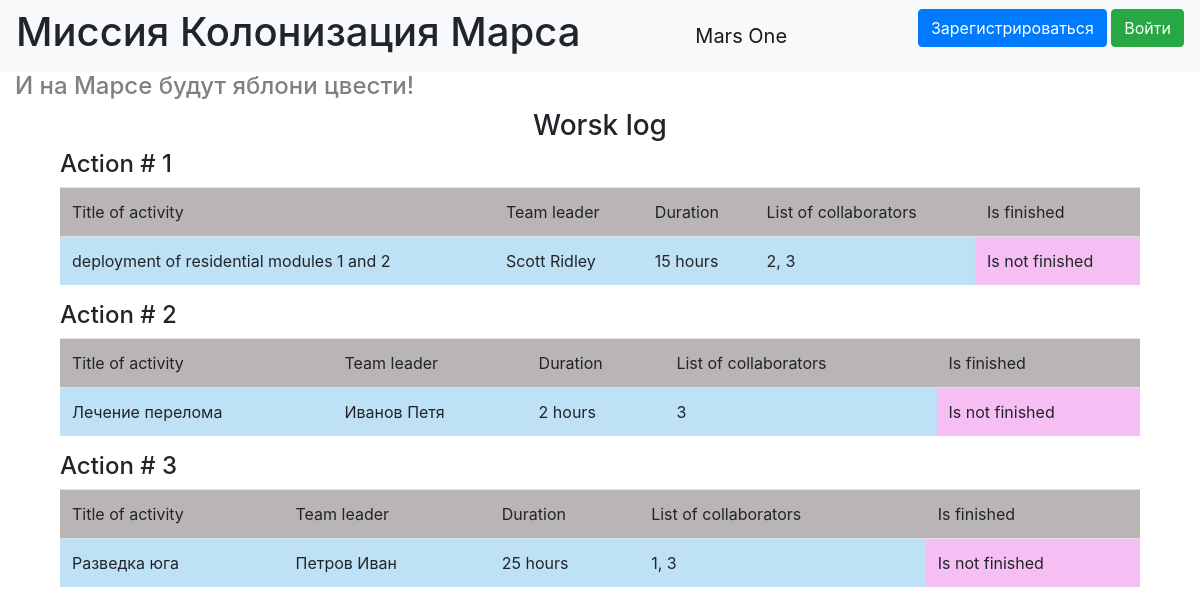
Before: / with the older database file.
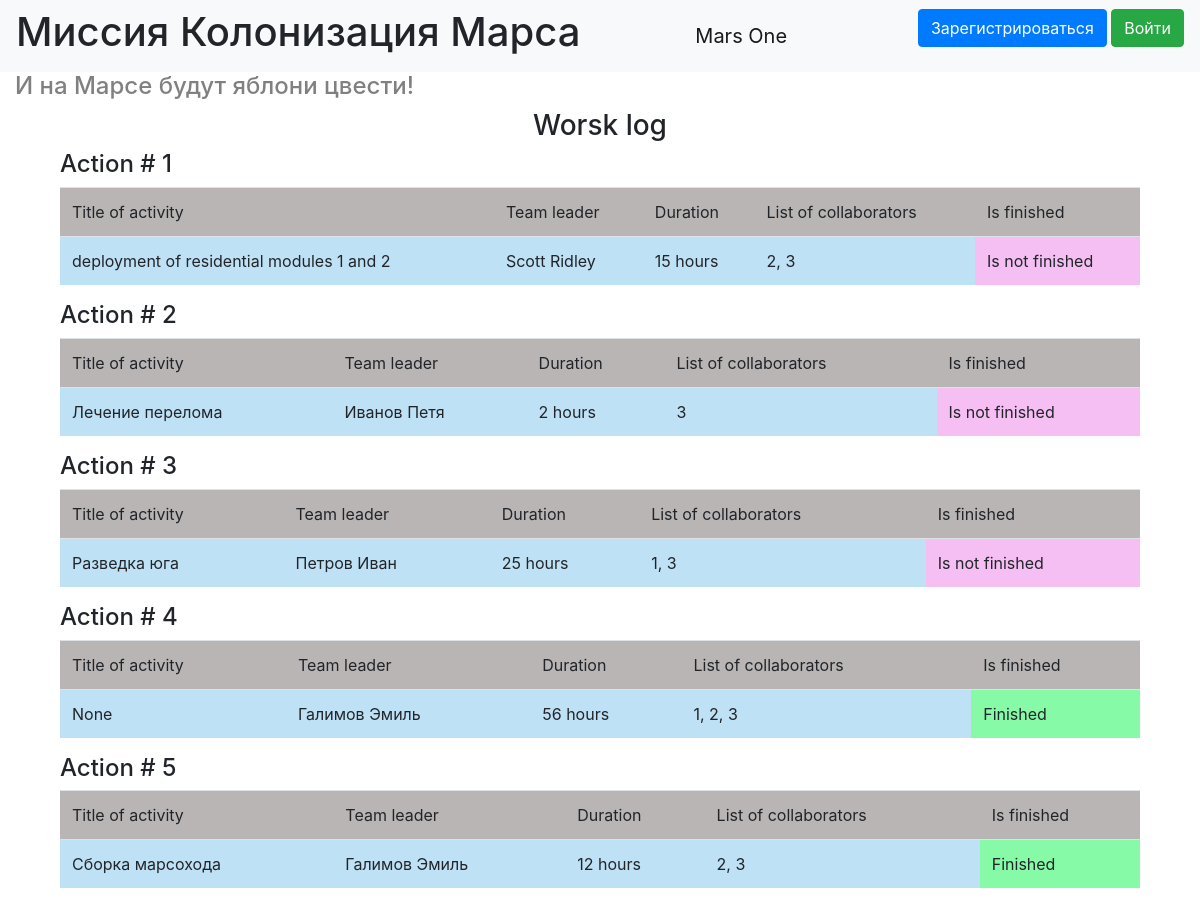
After: the same page with the newer database file.
### data/jobs.py (models this page shows)
class Jobs(SqlAlchemyBase):
    __tablename__ = 'jobs'
    id = sqlalchemy.Column(sqlalchemy.Integer,
                           primary_key=True, autoincrement=True)
    team_leader = sqlalchemy.Column(sqlalchemy.Integer,
                                    sqlalchemy.ForeignKey("users.id"))
    job = sqlalchemy.Column(sqlalchemy.String, nullable=True)
    work_size = sqlalchemy.Column(sqlalchemy.Integer, nullable=True)
    collaborators = sqlalchemy.Column(sqlalchemy.String, nullable=True)
    start_date = sqlalchemy.Column(sqlalchemy.Date, nullable=True)
    end_date = sqlalchemy.Column(sqlalchemy.Date, nullable=True)
    is_finished = sqlalchemy.Column(sqlalchemy.Boolean, nullable=True)
    user = orm.relation('User')

### data/users.py (models this page shows, shortened)
class User(SqlAlchemyBase, UserMixin):
    __tablename__ = 'users'
    id = sqlalchemy.Column(sqlalchemy.Integer,
                           primary_key=True, autoincrement=True)
    surname = sqlalchemy.Column(sqlalchemy.String, nullable=True)
    name = sqlalchemy.Column(sqlalchemy.String, nullable=True)
    age = sqlalchemy.Column(sqlalchemy.Integer, nullable=True)
    position = sqlalchemy.Column(sqlalchemy.String, nullable=True)
    speciality = sqlalchemy.Column(sqlalchemy.String, nullable=True)
    address = sqlalchemy.Column(sqlalchemy.String, nullable=True)
    email = sqlalchemy.Column(sqlalchemy.String,
                              index=True, unique=True, nullable=True)
    hashed_password = sqlalchemy.Column(sqlalchemy.String, nullable=True)
    modified_date = sqlalchemy.Column(sqlalchemy.DateTime, default=datetime.datetime.now)
    jobs = orm.relation("Jobs", back_populates='user')

### main.py (the view)
@app.route('/')
def job_list():
    db_sess = db_session.create_session()
    jobs = db_sess.query(Jobs)
    return render_template('index.html', jobs=jobs, title='Журнал работ')

### data/db_session.py (called while the page is built)
def create_session() -> Session:
    global __factory
    return __factory()

### templates/index.html (shortened to what this page needs)
{% extends "base.html" %}
{% block navbar_cont %}
    <h1>Миссия Колонизация Марса</h1>
{% endblock %}
{% block content %}
    {% set lab = "Action #" %}
    <h4 class="grey">И на Марсе будут яблони цвести!</h4>
    <h3 class="works-title">Worsk log</h3>
    <div class="all-jobs-table">
    {% for item in jobs %}
    <div class="jobs-table">
        <h4>{{lab}} {{loop.index}}</h4>
        <table class="table">
          <thead>
            <tr>
              <td scope="col" class="table-head-grey">Title of activity</td>
              <td scope="col" class="table-head-grey">Team leader</td>
              <td scope="col" class="table-head-grey">Duration</td>
              <td scope="col" class="table-head-grey">List of collaborators</td>
              <td scope="col" class="table-head-grey">Is finished</td>
            </tr>
          </thead>
          <tbody>
            <tr>
              <td scope="row" class="table-body-blue">{{item.job}}</td>
              <td class="table-body-blue">{{item.user.surname}} {{item.user.name}}</td>
              <td class="table-body-blue">{{item.work_size}} hours</td>
              <td class="table-body-blue">{{item.collaborators}}</td>
              {% if item.is_finished == 0 %}
              <td class="table-body-pink">Is not finished</td>
              {% else %}
                <td class="table-body-green">Finished</td>
              {% endif %}
            </tr>
          </tbody>
        </table>
    </div>
    {% endfor %}
    </div>
{% endblock %}

### templates/base.html (shortened to what this page needs)
<!doctype html>
<html lang="en">
<head>
    <link rel="stylesheet"
          href="https://stackpath.bootstrapcdn.com/bootstrap/4.4.1/css/bootstrap.min.css"
>
    <link rel="stylesheet" type="text/css" href="{{url_for('static', filename='css/style.css')}}" />
</head>
<body>
<header>
    <nav class="navbar navbar-light bg-light">
        {% block navbar_cont %}{% endblock %}
        <a class="navbar-brand mars-one" href="#">Mars One</a>
        {% if current_user.is_authenticated %}
            <a class="navbar-brand" href="/logout">{{ current_user.name }}</a>
        {% else %}
            <p>
                <a class="btn btn-primary " href="/register">Зарегистрироваться</a>
                <a class="btn btn-success" href="/login">Войти</a>
            </p>
        {% endif %}
    </nav>
</header>
<main role="main" class="container">
    {% block content %}{% endblock %}
</main>
</body>
</html>

### static/css/style.css (style rules this page uses)
.container { max-width: 1920px; }
h1, h4.grey { text-align: left; }
.mars-one { text-align: center; }
h4.grey { color: grey; }
.works-title { text-align: center; }
.jobs-table, .all-jobs-table { max-width: 1080px; margin: auto; }
.table-head-grey { background-color: #bab5b5; }
.table-body-blue { background-color: #bfe1f5; }
.table-body-pink { background-color: #f5bff3; }
.table-body-green { background-color: #87faa8; }

Changed rows visible on the page:
added Jobs: lab "Action #", job "None", user.surname "Галимов", user.name "Эмиль", work_size "56", collaborators "1, 2, 3", is_finished "Finished"
added Jobs: lab "Action #", job "Сборка марсохода", user.surname "Галимов", user.name "Эмиль", work_size "12", collaborators "2, 3", is_finished "Finished"
